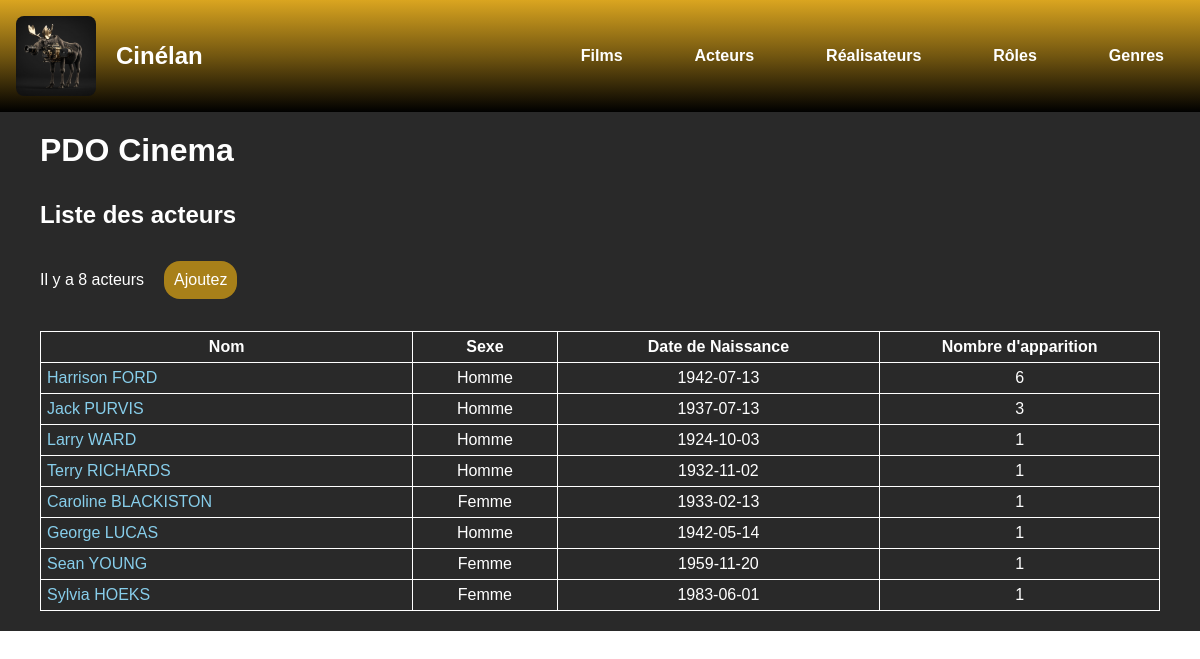
/index.php?action=listActeurs, run on an earlier commit of the app's database.
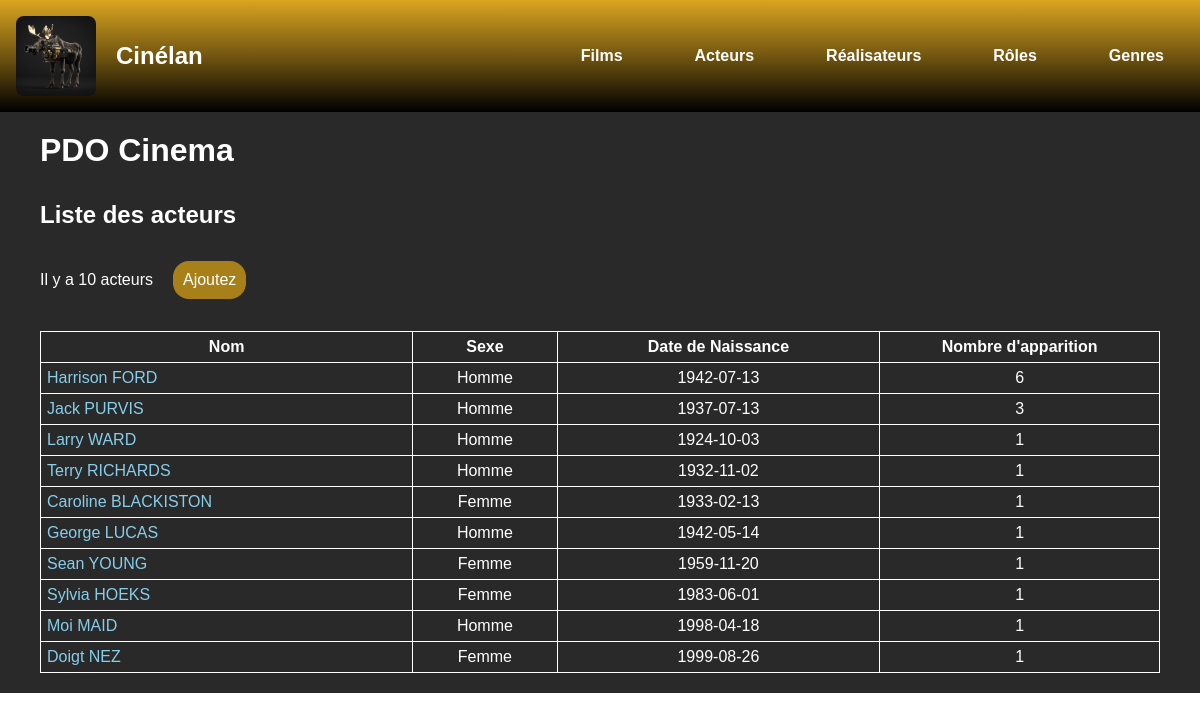
And on a later commit of the database.
### tables this page shows
CREATE TABLE IF NOT EXISTS `acteur` (
  `id_acteur` int(11) NOT NULL AUTO_INCREMENT,
  `sexe` varchar(50) NOT NULL,
  `date_naissance_acteur` date NOT NULL,
  `id_personne` int(11) NOT NULL,
  PRIMARY KEY (`id_acteur`),
  UNIQUE KEY `id_personne` (`id_personne`),
  CONSTRAINT `acteur_ibfk_1` FOREIGN KEY (`id_personne`) REFERENCES `personne` (`id_personne`)
);

### controller/CinemaController.php (called while the page is built, shortened)
<?php
class CinemaController
{
    public function listActeurs()
    {
        $pdo = Connect::seConnecter();
        $requete = $pdo->query("
            SELECT CONCAT(p.prenom_personne,' ',p.nom_personne) AS nomActeur ,a.sexe ,a.date_naissance_acteur AS date , COUNT(c.id_acteur) AS nbLa ,a.id_acteur AS id
            FROM acteur a
            INNER JOIN casting c ON a.id_acteur = c.id_acteur
            INNER JOIN personne p ON a.id_personne = p.id_personne
            GROUP BY a.id_acteur
            ORDER BY nbLa DESC , date ASC
        ");
        require "view/list/listActeurs.php";
    }
}

### view/list/listActeurs.php (the view, shortened to what this page needs)
<div class="surTableau">
    <p>Il y a <?= $requete->rowCount() ?> acteurs</p>
    <a href="index.php?action=formActeur">Ajoutez</a>
</div>
<table>
    <thead>
        <tr>
            <th>Nom</th>
            <th>Sexe</th>
            <th>Date de Naissance</th>
            <th>Nombre d'apparition</th>
        </tr>
    </thead>
    <tbody>
        <?php foreach ($requete->fetchAll() as $acteur) { ?>
            <tr>
                <td><a href="index.php?action=detActeurs&id=<?= $acteur["id"] ?>"><?= $acteur["nomActeur"] ?></a></td>
                <td class="toCenter"><?= $acteur["sexe"] ?></td>
                <td class="toCenter"><?= $acteur["date"] ?></td>
                <td class="toCenter petit"><?= $acteur["nbLa"] ?></td>
            </tr>
        <?php } ?>
    </tbody>
</table>
<?php
$titre_secondaire = "Liste des acteurs";
$contenu = ob_get_clean();
require "view/template.php";
?>

### index.php (shortened to what this page needs)
<?php
$ctrlCinema = new CinemaController();
if (isset($_GET["action"])) {
    switch ($_GET["action"]) {
        case "listActeurs":
            $ctrlCinema->listActeurs();
            break;
    }
} else {
    $ctrlCinema->formGroup();
}

### view/template.php (shortened to what this page needs)
<!DOCTYPE html>
<html lang="en">
<head>
    <link href="./www/css/style.css" rel="stylesheet">
</head>
<body>
    <header>
        <a href="index.php?action=formGroup"><img src="./www/img/cinelan.webp" alt=""><h2>Cinélan</h2></a>
        <nav id="topbar">
            <ul>
                <li><a href="index.php?action=listFilms">Films</a></li>
                <li><a href="index.php?action=listActeurs">Acteurs</a></li>
                <li><a href="index.php?action=listReals">Réalisateurs</a></li>
                <li><a href="index.php?action=listRoles">Rôles</a></li>
                <li><a href="index.php?action=listGenres">Genres</a></li>
            </ul>
        </nav>
    </header>
    <div id="wrapper">
        <main>
            <div id="lecontenu">
                <h1>PDO Cinema</h1>
                <h2><?= $titre_secondaire ?></h2>
                <?= $contenu ?>
            </div>
        </main>
    </div>
</body>
</html>

### www/css/style.css (style rules this page uses)
* { margin: 0; padding: 0; box-sizing: border-box; }
header { background: linear-gradient(goldenrod,rgb(114, 86, 16),black); display: flex; align-items: center; flex-wrap: wrap; justify-content: space-between; }
header h2 { margin: 20px; }
header a { color: white; font-family: tenby-six, sans-serif; font-style: normal; font-weight: 700; display: flex; align-items: center; margin: 16px; }
a { text-decoration: none; }
header img { height: 80px; border-radius: 8px; }
#topbar ul { display: flex; }
#topbar ul li { text-decoration: none; list-style-type: none; padding: 20px 0; margin: 0 20px; }
#wrapper { background-color: rgb(41, 41, 41); color: white; padding: 20px 40px; font-family: basic-sans, sans-serif; font-style: normal; font-weight: 400; }
#lecontenu { display: flex; flex-direction: column; gap: 4vh; }
.surTableau { display: flex; flex-wrap: wrap; }
.surTableau p { margin: 10px 0; }
.surTableau a { padding: 10px; margin: 0 20px; background-color: rgb(168,128,25); color: white; border-radius: 16px; }
.toCenter { text-align: center; }
.petit { width: 25%; }
table, th, td { border: 1px solid; }
table { border-collapse: collapse; width: 100%; }
th { font-family: basic-sans, sans-serif; font-style: normal; font-weight: 900; padding: 6px; }
td { padding: 6px; }
td a { color: skyblue; }

What changed in the data, as far as the page shows it:
added acteur: nomActeur "Moi MAID", sexe "Homme", date_naissance_acteur "1998-04-18", nbLa "1"
added acteur: nomActeur "Doigt NEZ", sexe "Femme", date_naissance_acteur "1999-08-26", nbLa "1"
Also different on the page:
$requete->rowCount(): "8" → "10"
